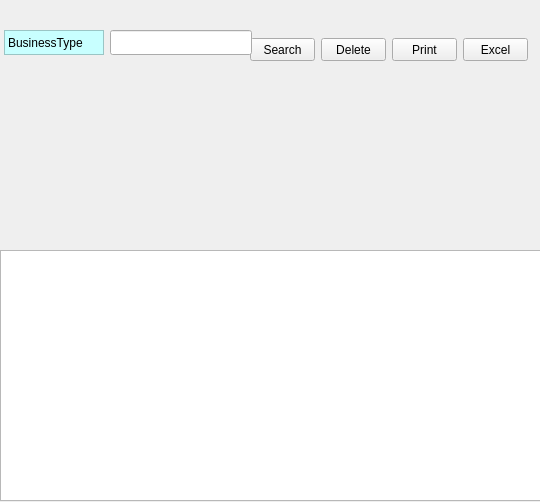
<?xml version="1.0" encoding="UTF-8"?>
<ui version="4.0">
 <class>ProjectSearch_Form</class>
 <widget class="QWidget" name="ProjectSearch_Form">
  <property name="geometry">
   <rect>
    <x>0</x>
    <y>0</y>
    <width>540</width>
    <height>502</height>
   </rect>
  </property>
  <property name="windowTitle">
   <string>ProjectSearch</string>
  </property>
  <widget class="QWidget" name="gridLayoutWidget">
   <property name="geometry">
    <rect>
     <x>250</x>
     <y>10</y>
     <width>280</width>
     <height>80</height>
    </rect>
   </property>
   <layout class="QGridLayout" name="gridLayout">
    <item row="0" column="2">
     <widget class="QPushButton" name="pushButton_Print">
      <property name="minimumSize">
       <size>
        <width>65</width>
        <height>23</height>
       </size>
      </property>
      <property name="maximumSize">
       <size>
        <width>65</width>
        <height>23</height>
       </size>
      </property>
      <property name="text">
       <string>Print</string>
      </property>
     </widget>
    </item>
    <item row="0" column="1">
     <widget class="QPushButton" name="pushButton_Delete">
      <property name="minimumSize">
       <size>
        <width>65</width>
        <height>23</height>
       </size>
      </property>
      <property name="maximumSize">
       <size>
        <width>65</width>
        <height>23</height>
       </size>
      </property>
      <property name="text">
       <string>Delete</string>
      </property>
     </widget>
    </item>
    <item row="0" column="0">
     <widget class="QPushButton" name="pushButton_Search">
      <property name="minimumSize">
       <size>
        <width>65</width>
        <height>23</height>
       </size>
      </property>
      <property name="maximumSize">
       <size>
        <width>65</width>
        <height>23</height>
       </size>
      </property>
      <property name="text">
       <string>Search</string>
      </property>
     </widget>
    </item>
    <item row="0" column="3">
     <widget class="QPushButton" name="pushButton_ExcelSave">
      <property name="minimumSize">
       <size>
        <width>65</width>
        <height>23</height>
       </size>
      </property>
      <property name="maximumSize">
       <size>
        <width>65</width>
        <height>23</height>
       </size>
      </property>
      <property name="text">
       <string>Excel</string>
      </property>
     </widget>
    </item>
   </layout>
  </widget>
  <widget class="QWidget" name="gridLayoutWidget_2">
   <property name="geometry">
    <rect>
     <x>0</x>
     <y>89</y>
     <width>541</width>
     <height>151</height>
    </rect>
   </property>
   <layout class="QGridLayout" name="gridLayout_2"/>
  </widget>
  <widget class="QTableWidget" name="tableWidget">
   <property name="geometry">
    <rect>
     <x>0</x>
     <y>250</y>
     <width>541</width>
     <height>251</height>
    </rect>
   </property>
  </widget>
  <widget class="QLabel" name="label_1">
   <property name="geometry">
    <rect>
     <x>4</x>
     <y>30</y>
     <width>100</width>
     <height>25</height>
    </rect>
   </property>
   <property name="sizePolicy">
    <sizepolicy hsizetype="Fixed" vsizetype="Fixed">
     <horstretch>0</horstretch>
     <verstretch>0</verstretch>
    </sizepolicy>
   </property>
   <property name="minimumSize">
    <size>
     <width>100</width>
     <height>25</height>
    </size>
   </property>
   <property name="maximumSize">
    <size>
     <width>100</width>
     <height>25</height>
    </size>
   </property>
   <property name="palette">
    <palette>
     <active>
      <colorrole role="Base">
       <brush brushstyle="SolidPattern">
        <color alpha="255">
         <red>255</red>
         <green>255</green>
         <blue>255</blue>
        </color>
       </brush>
      </colorrole>
      <colorrole role="Window">
       <brush brushstyle="SolidPattern">
        <color alpha="255">
         <red>200</red>
         <green>255</green>
         <blue>255</blue>
        </color>
       </brush>
      </colorrole>
     </active>
     <inactive>
      <colorrole role="Base">
       <brush brushstyle="SolidPattern">
        <color alpha="255">
         <red>255</red>
         <green>255</green>
         <blue>255</blue>
        </color>
       </brush>
      </colorrole>
      <colorrole role="Window">
       <brush brushstyle="SolidPattern">
        <color alpha="255">
         <red>200</red>
         <green>255</green>
         <blue>255</blue>
        </color>
       </brush>
      </colorrole>
     </inactive>
     <disabled>
      <colorrole role="Base">
       <brush brushstyle="SolidPattern">
        <color alpha="255">
         <red>200</red>
         <green>255</green>
         <blue>255</blue>
        </color>
       </brush>
      </colorrole>
      <colorrole role="Window">
       <brush brushstyle="SolidPattern">
        <color alpha="255">
         <red>200</red>
         <green>255</green>
         <blue>255</blue>
        </color>
       </brush>
      </colorrole>
     </disabled>
    </palette>
   </property>
   <property name="autoFillBackground">
    <bool>true</bool>
   </property>
   <property name="frameShape">
    <enum>QFrame::StyledPanel</enum>
   </property>
   <property name="text">
    <string>BusinessType</string>
   </property>
  </widget>
  <widget class="QLineEdit" name="lineEdit_BusinessType">
   <property name="geometry">
    <rect>
     <x>110</x>
     <y>30</y>
     <width>142</width>
     <height>25</height>
    </rect>
   </property>
   <property name="minimumSize">
    <size>
     <width>0</width>
     <height>25</height>
    </size>
   </property>
  </widget>
 </widget>
 <resources/>
 <connections/>
</ui>
